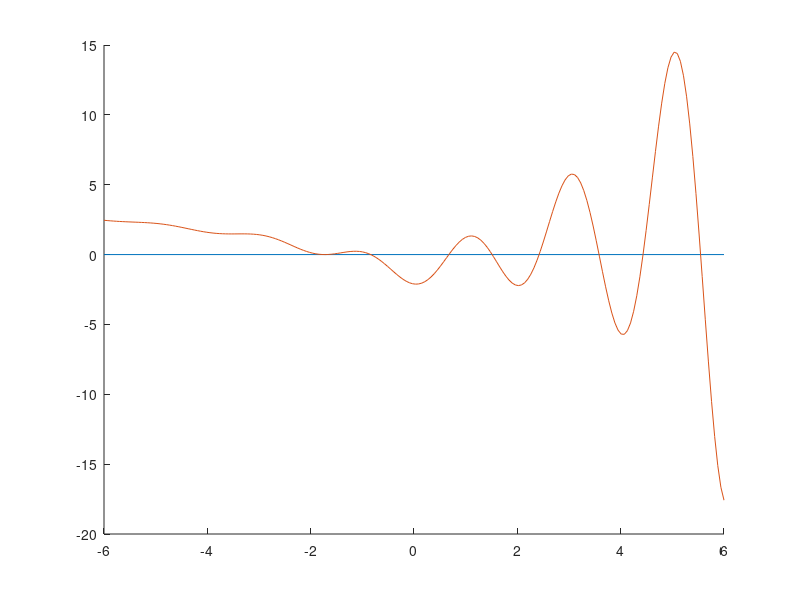

Source code (MATLAB): (Note: this script raises an error after producing the figure.)
format long;
f = @(x) log(x.^2 + 1) - e.^(x/2).*cos(pi*x)-1.106;
xx = linspace(-6,6,200);
figure(1)
hold on;
plot([-6 6],[0,0]);
plot(xx,f(xx));
%hay que ver si entre -2 y -1.5 hay una raiz o no
x1_a = linspace(-2,-1.5,200);
indice = 1;
for i=1:1:199
    if (f(x1_a(i))*f(x1_a+1)<=0)
        indice = i;
    endif
endfor
indice
%parece que no hay raiz, entonces en total se ven 7 raices
[p,h,it] = Biseccion(f,-1,0,1000,1e-7);
it
p


df = @(x) 2.*x./(x.^2+1) -1/2*exp(x/2).*cos(pi*x)+exp(x/2).*pi*sin(pi*x);
%Si alguna derivada se anula en o es cercana a cero significa que hay raiz multiple
%entonces newton tiene convergencia lineal
[p_1,h,it] = Newton(f,df,3,10000,1e-10);
df(p_1)
[p_2,h,it] = Newton(f,df,3.05,10000,1e-10);
df(p_2)
[p_3,h,it] = Newton(f,df,3.1,10000,1e-10);
df(p_3)
p_1
p_2
p_3


%f(x) = x  luego x-f(x)=0=g(x)
g = @(x) x-f(x);
dg = @(x) 1-df(x);
[p,h,it] = Newton(g,dg,1,10000,1e-7);
p
